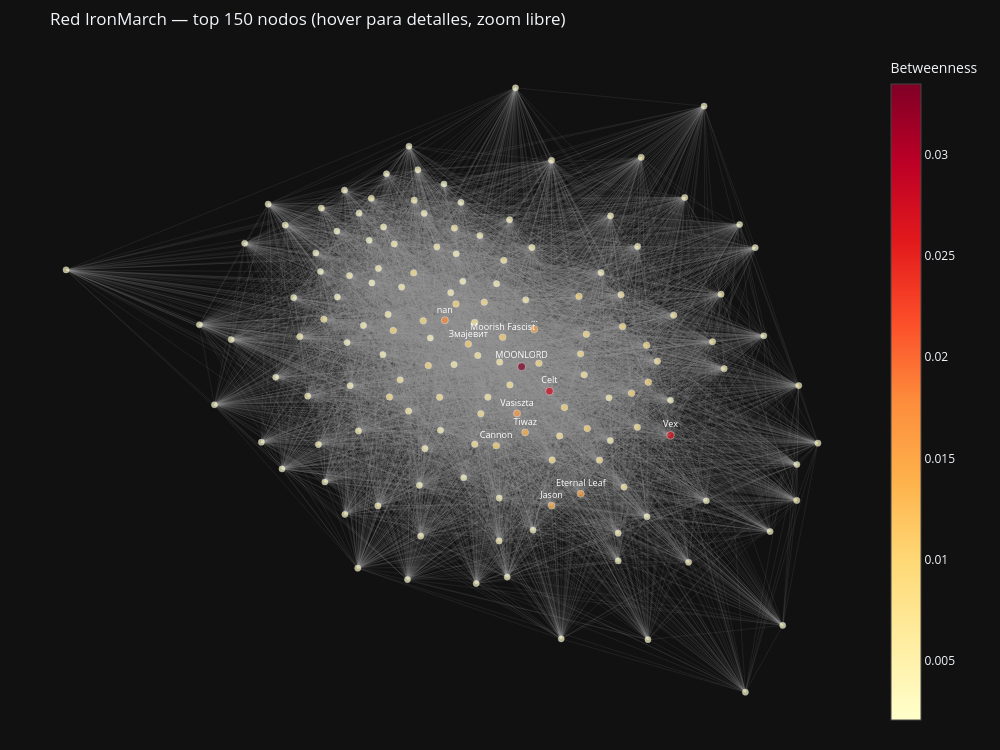

The notebook cell this image was saved under:
### Code cell
# Visualización interactiva con Plotly — zoom, hover, pannable
# Solo top 150 nodos por betweenness para evitar solapamiento
import plotly.graph_objects as go

if G_public.number_of_nodes() > 0:
    largest_cc = max(nx.connected_components(G_public), key=len)
    G_main = G_public.subgraph(largest_cc).copy()

    # Seleccionar top 150 por betweenness dentro del componente principal
    top_nodes = sorted(
        [n for n in G_main.nodes() if n in btw_cent],
        key=lambda n: btw_cent[n], reverse=True
    )[:150]
    G_viz = G_main.subgraph(top_nodes).copy()

    pos = nx.spring_layout(G_viz, k=1.2, iterations=80, seed=42)

    # Aristas
    edge_x, edge_y = [], []
    for u, v in G_viz.edges():
        x0, y0 = pos[u]; x1, y1 = pos[v]
        edge_x += [x0, x1, None]; edge_y += [y0, y1, None]

    edge_trace = go.Scatter(
        x=edge_x, y=edge_y, mode='lines',
        line=dict(width=0.4, color='rgba(150,150,150,0.3)'),
        hoverinfo='none',
    )

    # Nodos
    node_x     = [pos[n][0] for n in G_viz.nodes()]
    node_y     = [pos[n][1] for n in G_viz.nodes()]
    node_btw   = [btw_cent.get(n, 0) for n in G_viz.nodes()]
    node_deg   = [G_viz.degree(n) for n in G_viz.nodes()]
    node_names = [uid_to_name.get(n, f'uid:{n}') for n in G_viz.nodes()]
    node_sizes = [b * 60 + 6 for b in node_btw]

    node_trace = go.Scatter(
        x=node_x, y=node_y, mode='markers+text',
        marker=dict(
            size=node_sizes,
            color=node_btw,
            colorscale='YlOrRd',
            colorbar=dict(title='Betweenness'),
            line=dict(width=0.5, color='white'),
        ),
        text=[name if btw_cent.get(n, 0) > sorted(node_btw, reverse=True)[min(12, len(node_btw)-1)] else ''
              for n, name in zip(G_viz.nodes(), node_names)],
        textposition='top center',
        textfont=dict(size=9, color='white'),
        hovertext=[f'{name}<br>btw={btw_cent.get(n,0):.4f}<br>conexiones={G_viz.degree(n)}'
                   for n, name in zip(G_viz.nodes(), node_names)],
        hoverinfo='text',
    )

    fig = go.Figure(
        data=[edge_trace, node_trace],
        layout=go.Layout(
            title='Red IronMarch — top 150 nodos (hover para detalles, zoom libre)',
            template='plotly_dark',
            showlegend=False,
            width=1000, height=750,
            xaxis=dict(showgrid=False, zeroline=False, showticklabels=False),
            yaxis=dict(showgrid=False, zeroline=False, showticklabels=False),
            margin=dict(l=20, r=20, t=50, b=20),
        )
    )
    fig.show()
else:
    print("Grafo vacío.")

### Figure 1 — Plotly figure (JSON) as saved in the notebook; plotly's stock layout.template omitted (floating-point values rounded to 4 significant figures; data arrays with more than 128 entries replaced by an {"elided": "..."} marker saying what was removed)
{"data": [{"hoverinfo": "none", "line": {"color": "rgba(150,150,150,0.3)", "width": 0.4}, "mode": "lines", "type": "scatter", "x": {"elided": "26496 float values"}, "y": {"elided": "26496 float values"}}, {"hoverinfo": "text", "hovertext": {"elided": "150 str values"}, "marker": {"color": {"elided": "150 float values"}, "colorbar": {"title": {"text": "Betweenness"}}, "colorscale": [[0.0, "rgb(255,255,204)"], [0.125, "rgb(255,237,160)"], [0.25, "rgb(254,217,118)"], [0.375, "rgb(254,178,76)"], [0.5, "rgb(253,141,60)"], [0.625, "rgb(252,78,42)"], [0.75, "rgb(227,26,28)"], [0.875, "rgb(189,0,38)"], [1.0, "rgb(128,0,38)"]], "line": {"color": "white", "width": 0.5}, "size": {"elided": "150 float values"}}, "mode": "markers+text", "text": {"elided": "150 str values"}, "textfont": {"color": "white", "size": 9}, "textposition": "top center", "type": "scatter", "x": {"elided": "150 float values"}, "y": {"elided": "150 float values"}}], "layout": {"height": 750, "margin": {"b": 20, "l": 20, "r": 20, "t": 50}, "showlegend": false, "title": {"text": "Red IronMarch — top 150 nodos (hover para detalles, zoom libre)"}, "width": 1000, "xaxis": {"showgrid": false, "showticklabels": false, "zeroline": false}, "yaxis": {"showgrid": false, "showticklabels": false, "zeroline": false}}}
